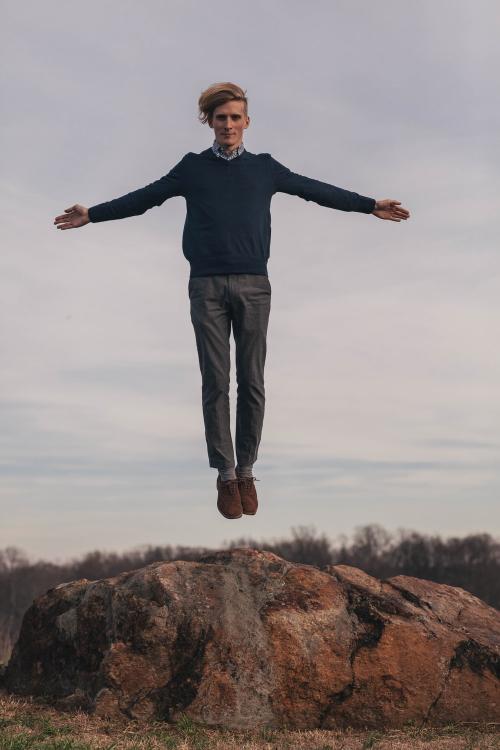
#> input picture ML/segmentation/RemoveBackground/input.jpg, 1000 x 1500 px (shown at 1/2 size)
$ python removebg.py
#> lines starting #> are read from the running program, lines starting #| are printed output that depends on the picture; after the words box and inside, x2 and y2 are one past the last pixel; in counts of white or black regions, pixels touching at a corner belong together
import cv2
import numpy as np
# http://labs.eecs.tottori-u.ac.jp/sd/Member/oyamada/OpenCV/html/py_tutorials/py_imgproc/py_morphological_ops/py_morphological_ops.html
def opening(img):
    kernel = np.ones((5,5),np.uint8)
    return cv2.morphologyEx(img, cv2.MORPH_OPEN, kernel)

def dilation(img):
    kernel = np.ones((5,5),np.uint8)
    return cv2.dilate(img, kernel, iterations=1)

def main(img_path, mask_path, whitebg=None, smooth=None):
#> called with img_path = 'input.jpg', mask_path = 'mask.png', whitebg = True, smooth = True
    img = cv2.imread(img_path)
#> img is the input picture: shape (1500, 1000, 3); mean B, G, R 138.1, 138.7, 146.9
    h, w = img.shape[:2]
#> h = 1500; w = 1000
    mask = cv2.imread(mask_path, 0)
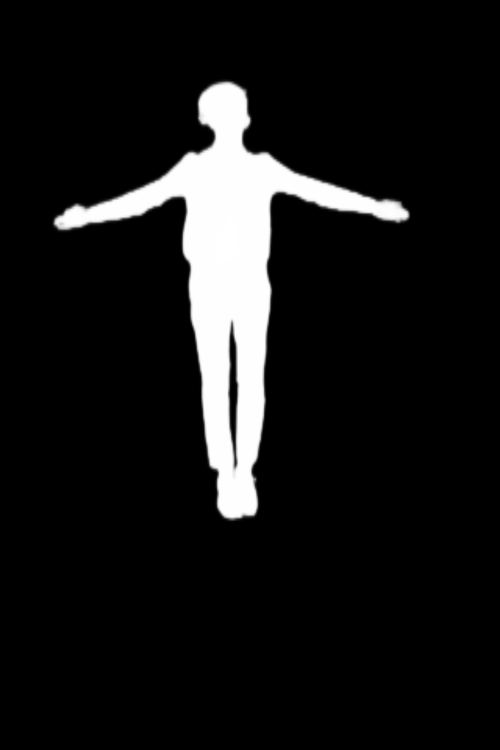
#> input picture ML/segmentation/RemoveBackground/mask.png, 1000 x 1500 px (shown at 1/2 size)
#> mask is the input picture: shape (1500, 1000); min 0, max 255, mean 22.2
    mask = cv2.resize(mask, (w, h))
    mask2 = np.where((mask<200),0,1).astype('uint8')
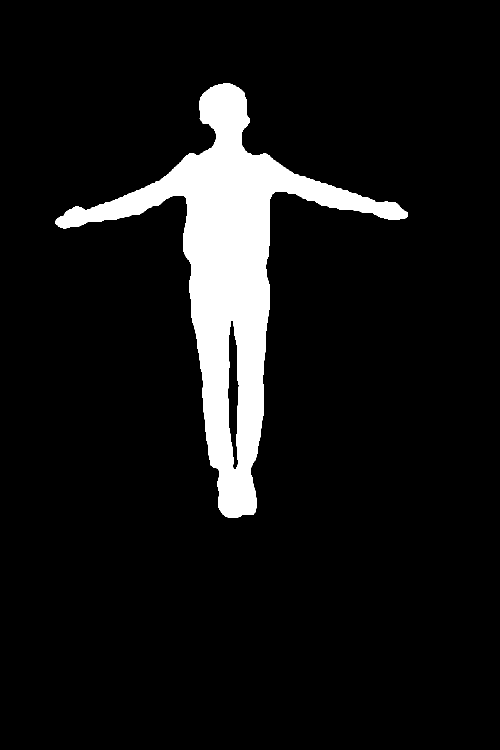
#> mask2: shape (1500, 1000) (shown at 1/2 size); values 0 (black) and 1 (white), 8.3% white; 1 white region, box (x1, y1, x2, y2) and area: (111, 166, 815, 1035) 124605
    print(np.unique(mask2))
#| [0 1]
    if smooth:
        mask2 = opening(mask2)
#> in opening, `return cv2.morphologyEx(img, cv2.MORPH_OPEN, kernel)`: returned value: shape (1500, 1000); values 0 (black) and 1 (white), 8.3% white; 1 white region, box (x1, y1, x2, y2) and area: (111, 166, 815, 1035) 124601
        mask2 = dilation(mask2)
#> in dilation, `return cv2.dilate(img, kernel, iterations=1)`:
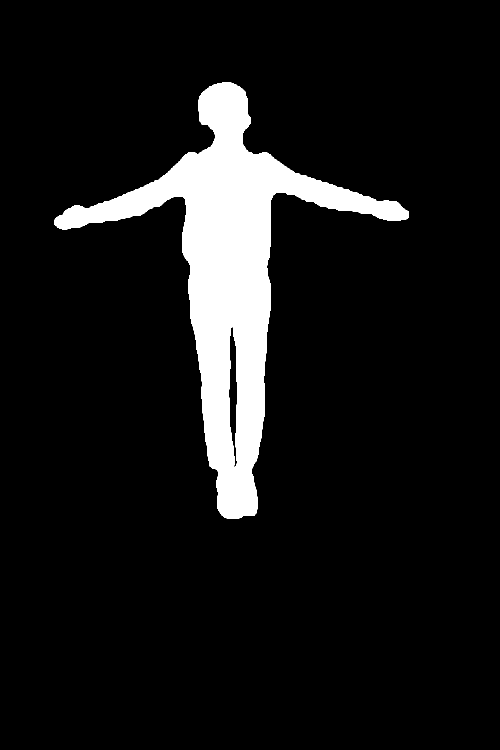
#> returned value: shape (1500, 1000) (shown at 1/2 size); values 0 (black) and 1 (white), 8.9% white; 1 white region, box (x1, y1, x2, y2) and area: (109, 164, 817, 1037) 133113
    nobg = img*mask2[:,:,np.newaxis]
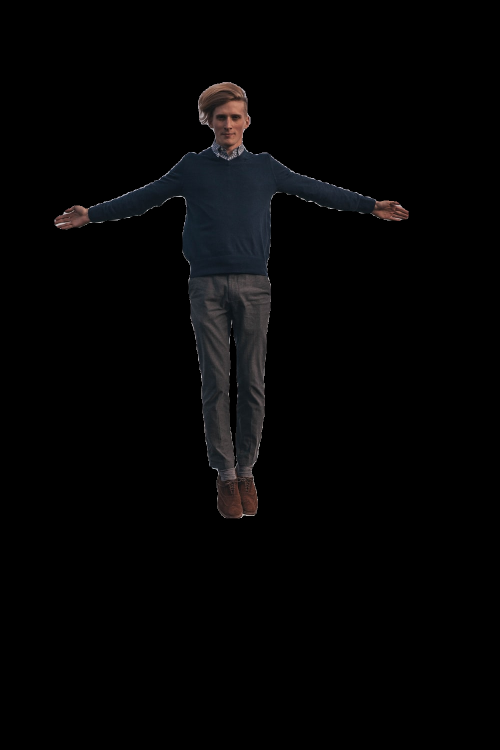
#> nobg: shape (1500, 1000, 3) (shown at 1/2 size); mean B, G, R 4.6, 4.2, 4.3
    if whitebg:
        nobg[mask2==0]=255
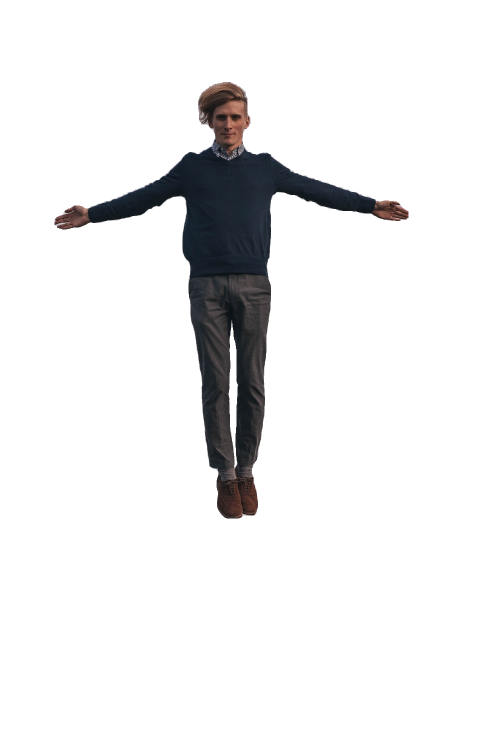
#> nobg: shape (1500, 1000, 3) (shown at 1/2 size); mean B, G, R 237, 236.6, 236.7
    cv2.imwrite('removedbg.png', nobg)

if __name__=='__main__':
    img_path='input.jpg'
    mask_path='mask.png'
    main(img_path, mask_path, whitebg=True, smooth=True)
